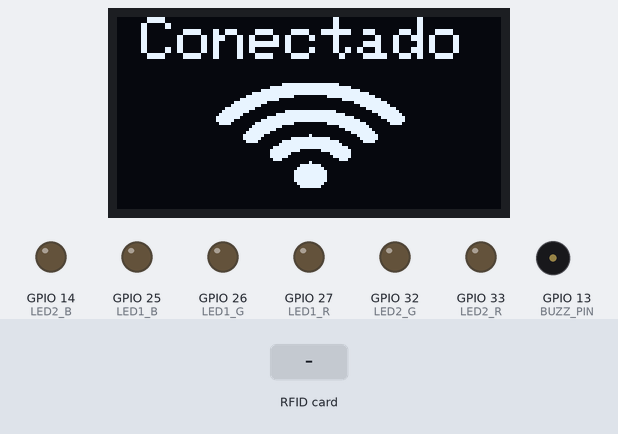
The sketch below on a simulated ESP32. Shown: 128×64 one-colour display, output pins drawn as LEDs (lit = HIGH), buzzer (waves = sounding, pin HIGH). Inputs (shaded band) come from the test bench. WiFi joins after 1.5 s; servers stay silent unless stated; uploads are accepted with an empty reply; the local clock reads 2024-03-15 10:24:30 at power-on unless the sketch sets it; what the sketch prints to the serial monitor is not drawn.

Above: at 3.7 s.
At 5.8 s:
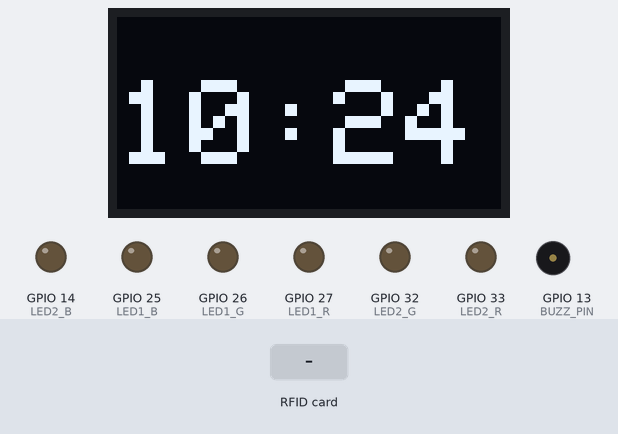
5.9 s: RFID card 5E 7A 19 C4 held to the reader
At 31.0 s:
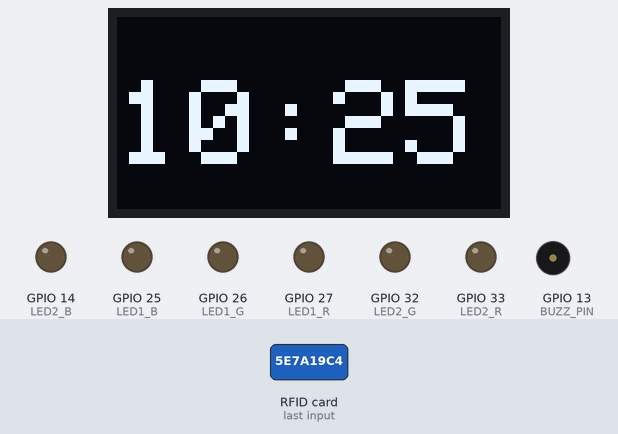
Timing chart, 0 to 31.8 s (numbered marks = the images above; inputs shaded):
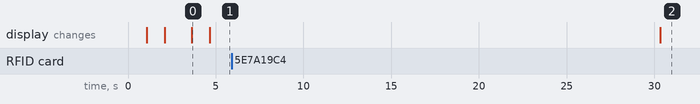

Measured:
- what the display in image 0 shows lasts 1.1 s, from 3.6 s to 4.7 s

The sketch:

displaycomrfid.ino
```cpp
//*******************************BIBLIOTECAS********************************
//ESP32----------------------------
#include <WiFi.h>
#include <HTTPClient.h>
#include <time.h>
#include <stdlib.h>
#include <ArduinoJson.h>

//RFID-----------------------------
#include <SPI.h>
#include <MFRC522.h>

//OLED-----------------------------
#include <Wire.h>
#include <Adafruit_GFX.h>          //https://github.com/adafruit/Adafruit-GFX-Library
#include <Adafruit_SSD1306.h>      //https://github.com/adafruit/Adafruit_SSD1306

//*******************************DEFINIÇÃO DE PINOS*****************************************
//Pinos RFID-----------------------
#define SS_PIN  5
#define RST_PIN 2

//Led RGB 1------------------------
#define LED1_R 27
#define LED1_G 26
#define LED1_B 25

//Led RGB 2------------------------
#define LED2_R 33
#define LED2_G 32
#define LED2_B 14

//Pino Buzzer Passivo--------------
#define BUZZ_PIN 13

//Pinos I2C para Display ----------
#define SCREEN_WIDTH 128 // OLED display largura, em pixels
#define SCREEN_HEIGHT 64 // OLED display altura, em pixels
#define OLED_RESET     0

//*****************************INSTANCIAÇÃO*******************************************
Adafruit_SSD1306 display(SCREEN_WIDTH, SCREEN_HEIGHT, &Wire, OLED_RESET); // cria instancia display
MFRC522 mfrc522(SS_PIN, RST_PIN); // cria instancia MFRC522.

//*****************************CREDENCIAIS*******************************************
const char *ssid = "coelho";
const char *password = "123456789";
const char* device_token  = "Modulo de teste";

//*****************************API TEMPO & API RFID*******************************************
int timezone = -3 * 3600;   // Fuso horario -3
int time_dst = 0;
String getData, Link;
String OldCardID = "";
unsigned long previousMillis1 = 0;
unsigned long previousMillis2 = 0;
String URL = "https://respt-api-rfid.onrender.com/frequencia";

//*************************ICONES DO DISPLAY*********************************
#define Wifi_start_width 54
#define Wifi_start_height 49
const uint8_t PROGMEM Wifi_start_bits[] = {
  0x00,0x00,0x00,0x00,0x00,0x00,0x00
,0x00,0x00,0x00,0x00,0x00,0x00,0x00
,0x00,0x00,0x00,0x00,0x00,0x00,0x00
,0x00,0x00,0x00,0x00,0x00,0x00,0x00
,0x00,0x00,0x00,0x00,0x00,0x00,0x00
,0x00,0x00,0x1f,0xf0,0x00,0x00,0x00
,0x00,0x03,0xff,0xff,0x80,0x00,0x00
,0x00,0x1f,0xf0,0x1f,0xf0,0x00,0x00
,0x00,0x7e,0x00,0x00,0xfc,0x00,0x00
,0x01,0xf0,0x00,0x00,0x1f,0x00,0x00
,0x03,0xc0,0x00,0x00,0x07,0xc0,0x00
,0x0f,0x00,0x00,0x00,0x01,0xe0,0x00
,0x1c,0x00,0x00,0x00,0x00,0x70,0x00
,0x38,0x00,0x07,0xc0,0x00,0x38,0x00
,0x70,0x00,0xff,0xfe,0x00,0x1e,0x00
,0xe0,0x03,0xfc,0x7f,0xc0,0x0e,0x00
,0x00,0x1f,0x80,0x03,0xf0,0x00,0x00
,0x00,0x3c,0x00,0x00,0x78,0x00,0x00
,0x00,0xf0,0x00,0x00,0x1c,0x00,0x00
,0x01,0xe0,0x00,0x00,0x0c,0x00,0x00
,0x03,0x80,0x00,0x00,0x00,0x00,0x00
,0x03,0x00,0x00,0x00,0x00,0x00,0x00
,0x00,0x00,0x3f,0xf8,0x07,0x1e,0x00
,0x00,0x00,0xff,0xfe,0x1f,0xbf,0x80
,0x00,0x03,0xe0,0x04,0x7f,0xff,0xc0
,0x00,0x07,0x80,0x00,0xff,0xff,0xe0
,0x00,0x0e,0x00,0x00,0xff,0xff,0xe0
,0x00,0x0c,0x00,0x00,0x7f,0xff,0xc0
,0x00,0x00,0x00,0x00,0xfe,0x07,0xe0
,0x00,0x00,0x00,0x03,0xf8,0x03,0xf8
,0x00,0x00,0x07,0xe7,0xf9,0xf1,0xfc
,0x00,0x00,0x1f,0xe7,0xf1,0xf9,0xfc
,0x00,0x00,0x1f,0xe7,0xf3,0xf9,0xfc
,0x00,0x00,0x3f,0xe7,0xf3,0xf9,0xfc
,0x00,0x00,0x3f,0xe7,0xf1,0xf1,0xfc
,0x00,0x00,0x3f,0xe3,0xf8,0xe3,0xfc
,0x00,0x00,0x3f,0xf3,0xfc,0x07,0xf8
,0x00,0x00,0x1f,0xf0,0x7f,0x0f,0xc0
,0x00,0x00,0x0f,0xe0,0x7f,0xff,0xe0
,0x00,0x00,0x07,0xc0,0xff,0xff,0xe0
,0x00,0x00,0x00,0x00,0x7f,0xff,0xe0
,0x00,0x00,0x00,0x00,0x3f,0xff,0x80
,0x00,0x00,0x00,0x00,0x1f,0xbf,0x00
,0x00,0x00,0x00,0x00,0x03,0x18,0x00
,0x00,0x00,0x00,0x00,0x00,0x00,0x00
,0x00,0x00,0x00,0x00,0x00,0x00,0x00
,0x00,0x00,0x00,0x00,0x00,0x00,0x00
,0x00,0x00,0x00,0x00,0x00,0x00,0x00
,0x00,0x00,0x00,0x00,0x00,0x00,0x00
};
#define Wifi_connected_width 63
#define Wifi_connected_height 49
const uint8_t PROGMEM Wifi_connected_bits[] = {
  0x00,0x00,0x00,0x00,0x00,0x00,0x00,0x00
,0x00,0x00,0x00,0x00,0x00,0x00,0x00,0x00
,0x00,0x00,0x00,0x00,0x00,0x00,0x00,0x00
,0x00,0x00,0x00,0x00,0x00,0x00,0x00,0x00
,0x00,0x00,0x00,0x00,0x00,0x00,0x00,0x00
,0x00,0x00,0x00,0x00,0x00,0x00,0x00,0x00
,0x00,0x00,0x00,0x00,0x00,0x00,0x00,0x00
,0x00,0x00,0x03,0xff,0xff,0x80,0x00,0x00
,0x00,0x00,0x3f,0xff,0xff,0xf8,0x00,0x00
,0x00,0x01,0xff,0xff,0xff,0xff,0x00,0x00
,0x00,0x0f,0xff,0xff,0xff,0xff,0xe0,0x00
,0x00,0x3f,0xff,0xc0,0x07,0xff,0xf8,0x00
,0x00,0xff,0xf8,0x00,0x00,0x3f,0xfe,0x00
,0x03,0xff,0x80,0x00,0x00,0x03,0xff,0x80
,0x07,0xfe,0x00,0x00,0x00,0x00,0xff,0xc0
,0x1f,0xf8,0x00,0x00,0x00,0x00,0x3f,0xf0
,0x3f,0xe0,0x01,0xff,0xff,0x00,0x0f,0xf8
,0x7f,0x80,0x0f,0xff,0xff,0xe0,0x03,0xfc
,0xff,0x00,0x7f,0xff,0xff,0xfc,0x01,0xfe
,0xfc,0x01,0xff,0xff,0xff,0xff,0x00,0x7e
,0x78,0x07,0xff,0xc0,0x07,0xff,0xc0,0x3c
,0x00,0x0f,0xfc,0x00,0x00,0x7f,0xe0,0x00
,0x00,0x1f,0xf0,0x00,0x00,0x1f,0xf0,0x00
,0x00,0x3f,0xc0,0x00,0x00,0x07,0xf8,0x00
,0x00,0x7f,0x00,0x01,0x00,0x01,0xfc,0x00
,0x00,0x7e,0x00,0x7f,0xfc,0x00,0xfc,0x00
,0x00,0x3c,0x03,0xff,0xff,0x80,0x78,0x00
,0x00,0x00,0x07,0xff,0xff,0xc0,0x00,0x00
,0x00,0x00,0x1f,0xff,0xff,0xf0,0x00,0x00
,0x00,0x00,0x3f,0xf0,0x1f,0xf8,0x00,0x00
,0x00,0x00,0x3f,0x80,0x03,0xf8,0x00,0x00
,0x00,0x00,0x3f,0x00,0x01,0xf8,0x00,0x00
,0x00,0x00,0x1c,0x00,0x00,0x70,0x00,0x00
,0x00,0x00,0x00,0x01,0x00,0x00,0x00,0x00
,0x00,0x00,0x00,0x0f,0xe0,0x00,0x00,0x00
,0x00,0x00,0x00,0x1f,0xf0,0x00,0x00,0x00
,0x00,0x00,0x00,0x3f,0xf8,0x00,0x00,0x00
,0x00,0x00,0x00,0x3f,0xf8,0x00,0x00,0x00
,0x00,0x00,0x00,0x3f,0xf8,0x00,0x00,0x00
,0x00,0x00,0x00,0x3f,0xf8,0x00,0x00,0x00
,0x00,0x00,0x00,0x1f,0xf0,0x00,0x00,0x00
,0x00,0x00,0x00,0x0f,0xe0,0x00,0x00,0x00
,0x00,0x00,0x00,0x00,0x00,0x00,0x00,0x00
,0x00,0x00,0x00,0x00,0x00,0x00,0x00,0x00
,0x00,0x00,0x00,0x00,0x00,0x00,0x00,0x00
,0x00,0x00,0x00,0x00,0x00,0x00,0x00,0x00
,0x00,0x00,0x00,0x00,0x00,0x00,0x00,0x00
,0x00,0x00,0x00,0x00,0x00,0x00,0x00,0x00
,0x00,0x00,0x00,0x00,0x00,0x00,0x00,0x00
};

//******************************CICLO INICIAL DE SETUP******************************************
void setup() {
  delay(1000);
  Serial.begin(115200);
  SPI.begin();  // Inicia SPI
  mfrc522.PCD_Init(); // Inicia RFID
  //-----------Inicia o OLED display-------------
  if(!display.begin(SSD1306_SWITCHCAPVCC, 0x3C)) { // Endereço 0x3D para display 128x64
    Serial.println(F("SSD1306 allocation failed"));
    for(;;); // Loop infinito enquanto não iniciar
  }

  //------------Setando modo dos pinos-----------
  //Led 1------------------
  pinMode(LED1_R, OUTPUT);
  pinMode(LED1_G, OUTPUT);
  pinMode(LED1_B, OUTPUT);

  //Led 2------------------
  pinMode(LED2_R, OUTPUT);
  pinMode(LED2_G, OUTPUT);
  pinMode(LED2_B, OUTPUT);

  //Buzz ------------------
  pinMode(BUZZ_PIN, OUTPUT);

  // you can delet these three lines if you don't want to get the Adfruit logo appear
  //display.display();
  //delay(2000); // Pause for 2 seconds
  //display.clearDisplay();

  //---------------------------------------------
  connectToWiFi();
  //---------------------------------------------
  configTime(timezone, time_dst, "pool.ntp.org","time.nist.gov");
  //---------------------------------------------
  LED("branco");
}

//*****************************CICLO DE FUNCIONAMENTO NORMAL DO ESP32*******************************************
void loop() {
  LED("branco");
  // Checagem da conexão de wifi
  if(!WiFi.isConnected()){
    connectToWiFi();    //re-testagem da conexão de wifi
  }
  //---------------------------------------------
  if (millis() - previousMillis1 >= 1000) {
    writeTimeDisplay();
  }
  //---------------------------------------------
  if (millis() - previousMillis2 >= 15000) {
    previousMillis2 = millis();
    OldCardID="";
  }
  delay(50);
  Serial.println("Esperando Cartão");
  //---------------------------------------------
  //look for new card
  if ( ! (mfrc522.PICC_IsNewCardPresent() && mfrc522.PICC_ReadCardSerial())) {
    return;//got to start of loop if there is no card present
  }

  LED("amarelo");

  String CardID ="";
  for (byte i = 0; i < mfrc522.uid.size; i++) {
    Serial.print(mfrc522.uid.uidByte[i] < 0x10 ? "0" : "");
    Serial.print(mfrc522.uid.uidByte[i], HEX);
    CardID += String(mfrc522.uid.uidByte[i], HEX);
  }
  Serial.println("");
  Serial.println("leu cartão");
  //---------------------------------------------
  if( CardID == OldCardID ){
    return;
  }
  else{
    OldCardID = CardID;
  }
  //---------------------------------------------
//  Serial.println(CardID);
  //SendCardID(CardID);
  Serial.println("vai enviar cartão");
  sendToServer(CardID);
  delay(1000);
  display.clearDisplay();
}

//************write datetime on the display*************
void writeTimeDisplay(){
  previousMillis1 = millis();
  display.clearDisplay();

  time_t now = time(nullptr);
  struct tm* p_tm = localtime(&now);
  display.setTextSize(1);             // Normal 2:2 pixel scale
  display.setTextColor(WHITE);        // Draw white text
  display.setCursor(10,0);
  Serial.println(p_tm);

  display.setTextSize(4);             // Normal 2:2 pixel scale
  display.setTextColor(WHITE);        // Draw white text
  display.setCursor(0,21);
  if ((p_tm->tm_hour)<10) {display.print("0");display.print(p_tm->tm_hour);}
  else display.print(p_tm->tm_hour);

  display.print(":");

  if ((p_tm->tm_min)<10) {display.print("0");display.println(p_tm->tm_min);}
  else display.println(p_tm->tm_min);

  display.display();
}

//********************Conectar na WiFi******************
void connectToWiFi(){
    WiFi.mode(WIFI_OFF);        //Prevents reconnection issue (taking too long to connect)
    delay(1000);
    WiFi.mode(WIFI_STA);
    Serial.print("Conectando a ");
    Serial.println(ssid);
    WiFi.begin(ssid, password);

    display.clearDisplay();
    display.setTextSize(1);             // Normal 1:1 pixel scale
    display.setTextColor(WHITE);        // Draw white text
    display.setCursor(0, 0);             // Start at top-left corner
    display.print(F("Conectando a \n"));
    display.setCursor(0, 50);
    display.setTextSize(2);
    display.print(ssid);
    display.drawBitmap( 73, 10, Wifi_start_bits, Wifi_start_width, Wifi_start_height, WHITE);
    display.display();

    while (WiFi.status() != WL_CONNECTED) {
      delay(500);
      Serial.print(".");
    }
    Serial.println("");
    Serial.println("Conectado");

    display.clearDisplay();
    display.setTextSize(2);             // Normal 1:1 pixel scale
    display.setTextColor(WHITE);        // Draw white text
    display.setCursor(8, 0);             // Start at top-left corner
    display.print(F("Conectado \n"));
    display.drawBitmap( 33, 15, Wifi_connected_bits, Wifi_connected_width, Wifi_connected_height, WHITE);
    display.display();

    Serial.print("IP address: ");
    Serial.println(WiFi.localIP());  //IP address assigned to your ESP

    delay(1000);
}

//************send the Card UID to the website*************
void sendToServer(String cardData) {
  Serial.println("Sending the Card ID");

  // Cria uma instância do cliente HTTP
  HTTPClient http;

  // Monta a URL completa do servidor com os dados do cartão
  String url = URL + "?cardData=" + cardData;

  // Envia a requisição GET para o servidor
  http.begin(url);
  int httpCode = http.GET();
  // Verifica o código de resposta HTTP

  DynamicJsonDocument jsonBuffer(1024);

  if (httpCode == 200) {
    Serial.println("Recebendo payload");
    String payload = http.getString();
    DeserializationError error = deserializeJson(jsonBuffer, payload);
    Serial.println(error.c_str());
    String code = jsonBuffer[0];
    String subject = jsonBuffer[1];
    String name = jsonBuffer[2];

    if (code == "1"){
      Serial.println("Aprovado");
      LED("verde");
      EscreverDisplay(code, name, subject);
      tone(BUZZ_PIN, 1000, 200);
      delay(550);
      tone(BUZZ_PIN, 1000, 200);
    }

    else if (code == "0"){
      Serial.println("Negado");
      LED("vermelho");
      EscreverDisplay(code, name, subject);
      tone(BUZZ_PIN, 2000, 500);
      delay(550);
    }

    else {
      Serial.println(code);
    }
  }
  else {
    Serial.println("Falha na conexão com o servidor");
  }
  // Fecha a conexão HTTP
  http.end();
}

//********************Escrever Display******************
void EscreverDisplay(String code, String name, String subject){
  display.clearDisplay();
  display.setTextSize(3);
  display.setTextColor(WHITE);
  display.setCursor(10,0);
  if (code == "1") {
    display.print("Registrado");
  }
  else {
    display.print("Negado");
  }
  display.display();
  delay(200);

  display.clearDisplay();
  display.setTextSize(2);             // Normal 2:2 pixel scale
  display.setTextColor(WHITE);        // Draw white text
  display.setCursor(10,0);             // Start at top-left corner
  display.print(name);
  display.setCursor(0,20);
  display.print(subject);
  display.display();
  delay(200);
}

//********************Gerenciar LEDs******************
void LED(String cor){
  if(cor == "branco"){
    // Led 1
    digitalWrite(LED1_R, LOW);
    digitalWrite(LED1_G, LOW);
    digitalWrite(LED1_B, LOW);
    // Led 2
    analogWrite(LED2_R, 0);
    analogWrite(LED2_G, 0);
    analogWrite(LED2_B, 0);
  }
  else if (cor == "amarelo"){
    // Led 1
    analogWrite(LED1_R, 0); //253
    analogWrite(LED1_G, 0); //241
    analogWrite(LED1_B, 0); //26
    // Led 2
    analogWrite(LED2_R, 0);
    analogWrite(LED2_G, 0);
    analogWrite(LED2_B, 0);
  }
  else if (cor == "vermelho"){
    // Led 1
    digitalWrite(LED1_R, LOW);
    digitalWrite(LED1_G, LOW);
    digitalWrite(LED1_B, LOW);
    // Led 2
    digitalWrite(LED2_R, LOW);
    digitalWrite(LED2_G, LOW);
    digitalWrite(LED2_B, LOW);
  }
  else if (cor == "verde"){
    // Led 1
    digitalWrite(LED1_R, HIGH);
    digitalWrite(LED1_G, LOW);
    digitalWrite(LED1_B, HIGH);
    // Led 2
    digitalWrite(LED2_R, LOW);
    digitalWrite(LED2_G, LOW);
    digitalWrite(LED2_B, LOW);
  }
}
//=======================================================================
```
